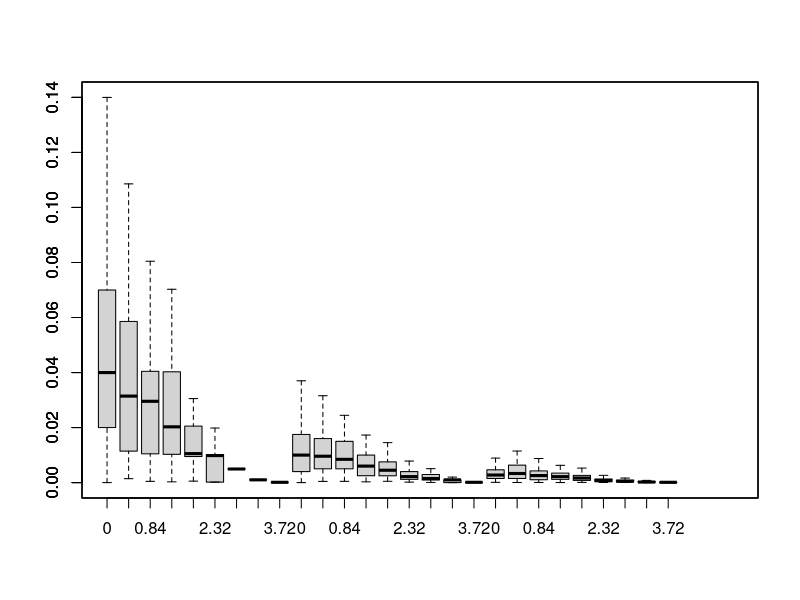

Recreate this plot in R.
## ---- chunk 1
## some utility functions, see the source code for details
#source("utils_template.R")

## specify the packages needed
pkgs <- c("splines2", "DT", "webshot", "leaflet")
#need.packages(pkgs)

## external data can be read in by regular functions,
## such as read.table or load

## get output format in case something needs extra effort
outFormat <- knitr::opts_knit$get("rmarkdown.pandoc.to")
## "latex" or "html"

## for latex and html output
isHtml <- identical(outFormat, "html")
isLatex <- identical(outFormat, "latex")
latex <- ifelse(isLatex, '\\LaTeX\\', 'LaTeX')

## specify global chunk options
knitr::opts_chunk$set(fig.width = 5, fig.height = 4, dpi = 300,
                      out.width = "90%", fig.align = "center")

## ---- chunk 2

MonteCarlo <- function(n, t)
{ # function MonteCarlo
  normalVariables <- rnorm(n, 0, 1)
  signalVector <- pmax(sign(normalVariables - t), rep(0, n))
  countLargerThanT <- sum(signalVector)
  return((n - countLargerThanT) / n)
} # end function MonteCarlo

RealValue <- function(t)
{ # function RealValue
  return(pnorm(t, 0, 1))
} # end function RealValue

Bias <- function(t, n)
{ # function Bias
  bias <- array(NA, dim = c(length(n), length(t), 100))
  monteCarlo <- array(NA, dim = c(length(n), length(t), 100))
  for (i in 1:length(t))
  { # for i
    for (j in 1:length(n))
    { # for j
      for (k in 1:100)
      { # for k
        bias[j, i, k] <- abs((RealValue(t[i]) - MonteCarlo(n[j], t[i])))
        monteCarlo[j, i, k] <- MonteCarlo(n[j], t[i])
      } # end for k
    } # end for j
  } # end for i
  meanMonteCarlo <- apply(monteCarlo, MARGIN = c(1,2), FUN = mean)
  return(list(bias, meanMonteCarlo))
} # end function Bias

n <- c(100, 1000, 10000)
t <- c(0, 0.67, 0.84, 1.28, 1.65, 2.32, 2.58, 3.09, 3.72)

bias <- Bias(t, n)[[1]]
meanMonteCarlo <- Bias(t, n)[[2]]

## ---- chunk 3

y1 <- as.data.frame(t(bias[1, , ]))
y2 <- as.data.frame(t(bias[2, , ]))
y3 <- as.data.frame(t(bias[3, , ]))
colnames(y1) <- t
colnames(y2) <- t
colnames(y3) <- t
boxplot(y1, outline = FALSE, at = 1:9, xlim = c(1,30))
boxplot(y2, outline = FALSE, at = 10:18, add = TRUE)
boxplot(y3, outline = FALSE, at = 19:27, add = TRUE)

## ---- chunk 4

rowNames <- c("n = 100", "n = 1000", "n = 10000", "Real Value")
table <- as.data.frame(rbind(meanMonteCarlo, RealValue(t)), row.names = rowNames)
knitr::kable(table, format = "markdown", col.names = t, row.names = TRUE, digits = 4)

